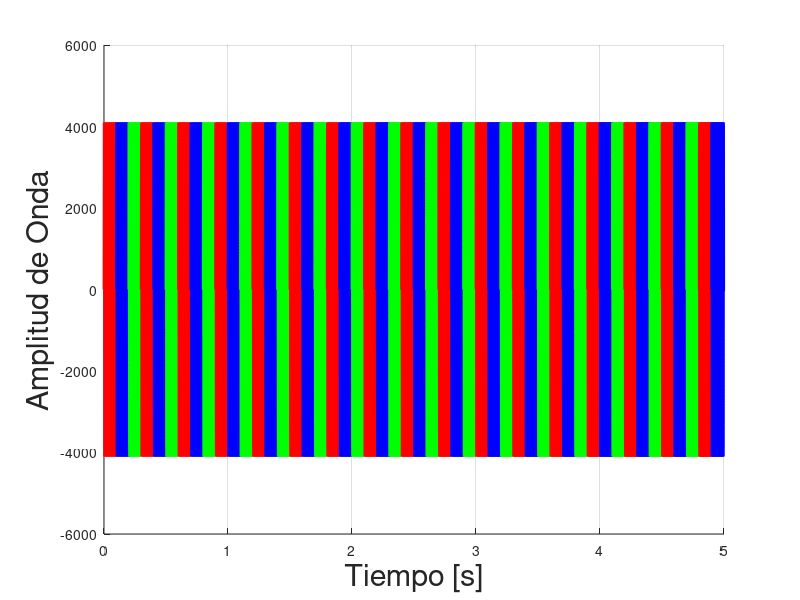

Here is the MATLAB script that generated this plot:
clc
close all
clear

%% Desplazamiento
Desplazamiento = [0, -13, -26, -39, -52, -65, -78, -91, -104, -117, 0, -12, -25, -38, -51, -63, -76, -89, -101, -113, 0, -12, -25, -37, -49, -62, -74, -86, -98, -110, 0, -12, -24, -36, -48, -60, -72, -84, -95, -106, 0, -11, -23, -35, -47, -58, -70, -81, -93, -104, 0];

%% Cuentas
figure(1)
set(figure(1),'defaultAxesColorOrder',[[0 0 0];[0 0 0]])
t1 = 0:1:4410;
y1 = 4096 * sin(2.0 * pi *120* t1 / 44100);
t2 = 0:1:4410-36;
y2 = 4096 * sin(2.0 * pi *121* t2 / 44100);
t3 = 0:1:4410-70;
y3 = 4096 * sin(2.0 * pi *122* t3 / 44100);
t4 = 0:1:4410-105;
y4 = 4096 * sin(2.0 * pi *123* t4 / 44100);
t5 = 0:1:4410-140;
y5 = 4096 * sin(2.0 * pi *124* t5 / 44100);
t6 = 0:1:4410-175;
y6 = 4096 * sin(2.0 * pi *125* t6 / 44100);
t7 = 0:1:4410-205;
y7 = 4096 * sin(2.0 * pi *126* t7 / 44100);
t8 = 0:1:4410-240;
y8 = 4096 * sin(2.0 * pi *127* t8 / 44100);
t9 = 0:1:4410-275;
y9 = 4096 * sin(2.0 * pi *128* t9 / 44100);
t10 = 0:1:4410-305;
y10 = 4096 * sin(2.0 * pi *129* t10 / 44100);
t11 = 0:1:4410-0;
y11 = 4096 * sin(2.0 * pi *130* t11 / 44100);
t12 = 0:1:4410-32;
y12 = 4096 * sin(2.0 * pi *131* t12 / 44100);
t13 = 0:1:4410-63;
y13 = 4096 * sin(2.0 * pi *132* t13 / 44100);
t14 = 0:1:4410-96;
y14 = 4096 * sin(2.0 * pi *133* t14 / 44100);
t15 = 0:1:4410-130;
y15 = 4096 * sin(2.0 * pi *134* t15 / 44100);
t16 = 0:1:4410-150;
y16 = 4096 * sin(2.0 * pi *135* t16 / 44100);
t17 = 0:1:4410-180;
y17 = 4096 * sin(2.0 * pi *136* t17 / 44100);
t18 = 0:1:4410-210;
y18 = 4096 * sin(2.0 * pi *137* t18 / 44100);
t19 = 0:1:4410-240;
y19 = 4096 * sin(2.0 * pi *138* t19 / 44100);
t20 = 0:1:4410-270;
y20 = 4096 * sin(2.0 * pi *139* t20 / 44100);
t21 = 0:1:4410;
y21 = 4096 * sin(2.0 * pi *140* t21 / 44100);
t22 = 0:1:4410-12;
y22 = 4096 * sin(2.0 * pi *141* t22 / 44100);
t23 = 0:1:4410-25;
y23 = 4096 * sin(2.0 * pi *142* t23 / 44100);
t24 = 0:1:4410-37;
y24 = 4096 * sin(2.0 * pi *143* t24 / 44100);
t25 = 0:1:4410-49;
y25 = 4096 * sin(2.0 * pi *144* t25 / 44100);
t26 = 0:1:4410-62;
y26 = 4096 * sin(2.0 * pi *145* t26 / 44100);
t27 = 0:1:4410-74;
y27 = 4096 * sin(2.0 * pi *146* t27 / 44100);
t28 = 0:1:4410-86;
y28 = 4096 * sin(2.0 * pi *147* t28 / 44100);
t29 = 0:1:4410-98;
y29 = 4096 * sin(2.0 * pi *148* t29 / 44100);
t30 = 0:1:4410-110;
y30 = 4096 * sin(2.0 * pi *149* t30 / 44100);
t31 = 0:1:4410;
y31 = 4096 * sin(2.0 * pi *150* t31 / 44100);
t32 = 0:1:4410-12;
y32 = 4096 * sin(2.0 * pi *151* t32 / 44100);
t33 = 0:1:4410-24;
y33 = 4096 * sin(2.0 * pi *152* t33 / 44100);
t34 = 0:1:4410-36;
y34 = 4096 * sin(2.0 * pi *153* t34 / 44100);
t35 = 0:1:4410-48;
y35 = 4096 * sin(2.0 * pi *154* t35 / 44100);
t36 = 0:1:4410-60;
y36 = 4096 * sin(2.0 * pi *155* t36 / 44100);
t37 = 0:1:4410-72;
y37 = 4096 * sin(2.0 * pi *156* t37 / 44100);
t38 = 0:1:4410-84;
y38 = 4096 * sin(2.0 * pi *157* t38 / 44100);
t39 = 0:1:4410-95;
y39 = 4096 * sin(2.0 * pi *158* t39 / 44100);
t40 = 0:1:4410-106;
y40 = 4096 * sin(2.0 * pi *159* t40 / 44100);
t41 = 0:1:4410;
y41 = 4096 * sin(2.0 * pi *160* t41 / 44100);
t42 = 0:1:4410-11;
y42 = 4096 * sin(2.0 * pi *161* t42 / 44100);
t43 = 0:1:4410-23;
y43 = 4096 * sin(2.0 * pi *162* t43 / 44100);
t44 = 0:1:4410-35;
y44 = 4096 * sin(2.0 * pi *163* t44 / 44100);
t45 = 0:1:4410-47;
y45 = 4096 * sin(2.0 * pi *164* t45 / 44100);
t46 = 0:1:4410-58;
y46 = 4096 * sin(2.0 * pi *165* t46 / 44100);
t47 = 0:1:4410-70;
y47 = 4096 * sin(2.0 * pi *166* t47 / 44100);
t48 = 0:1:4410-81;
y48 = 4096 * sin(2.0 * pi *167* t48 / 44100);
t49 = 0:1:4410-93;
y49 = 4096 * sin(2.0 * pi *168* t49 / 44100);
t50 = 0:1:4410-104;
y50 = 4096 * sin(2.0 * pi *169* t50 / 44100);
hold on
plot(t1/44100+0.0,y1,'LineStyle','-','LineWidth',2,'Color','r')
plot(t2/44100+0.1,y2,'LineStyle','-','LineWidth',2,'Color','b')
plot(t3/44100+0.2,y3,'LineStyle','-','LineWidth',2,'Color','g')
plot(t4/44100+0.3,y4,'LineStyle','-','LineWidth',2,'Color','r')
plot(t5/44100+0.4,y5,'LineStyle','-','LineWidth',2,'Color','b')
plot(t6/44100+0.5,y6,'LineStyle','-','LineWidth',2,'Color','g')
plot(t7/44100+0.6,y7,'LineStyle','-','LineWidth',2,'Color','r')
plot(t8/44100+0.7,y8,'LineStyle','-','LineWidth',2,'Color','b')
plot(t9/44100+0.8,y9,'LineStyle','-','LineWidth',2,'Color','g')
plot(t10/44100+0.9,y10,'LineStyle','-','LineWidth',2,'Color','r')
plot(t11/44100+1.0,y11,'LineStyle','-','LineWidth',2,'Color','b')
plot(t12/44100+1.1,y12,'LineStyle','-','LineWidth',2,'Color','g')
plot(t13/44100+1.2,y13,'LineStyle','-','LineWidth',2,'Color','r')
plot(t14/44100+1.3,y14,'LineStyle','-','LineWidth',2,'Color','b')
plot(t15/44100+1.4,y15,'LineStyle','-','LineWidth',2,'Color','g')
plot(t16/44100+1.5,y16,'LineStyle','-','LineWidth',2,'Color','r')
plot(t17/44100+1.6,y17,'LineStyle','-','LineWidth',2,'Color','b')
plot(t18/44100+1.7,y18,'LineStyle','-','LineWidth',2,'Color','g')
plot(t19/44100+1.8,y19,'LineStyle','-','LineWidth',2,'Color','r')
plot(t20/44100+1.9,y20,'LineStyle','-','LineWidth',2,'Color','b')
plot(t21/44100+2.0,y21,'LineStyle','-','LineWidth',2,'Color','g')
plot(t22/44100+2.1,y22,'LineStyle','-','LineWidth',2,'Color','r')
plot(t23/44100+2.2,y23,'LineStyle','-','LineWidth',2,'Color','b')
plot(t24/44100+2.3,y24,'LineStyle','-','LineWidth',2,'Color','g')
plot(t25/44100+2.4,y25,'LineStyle','-','LineWidth',2,'Color','r')
plot(t26/44100+2.5,y26,'LineStyle','-','LineWidth',2,'Color','b')
plot(t27/44100+2.6,y27,'LineStyle','-','LineWidth',2,'Color','g')
plot(t28/44100+2.7,y28,'LineStyle','-','LineWidth',2,'Color','r')
plot(t29/44100+2.8,y29,'LineStyle','-','LineWidth',2,'Color','b')
plot(t30/44100+2.9,y30,'LineStyle','-','LineWidth',2,'Color','g')
plot(t31/44100+3.0,y31,'LineStyle','-','LineWidth',2,'Color','r')
plot(t32/44100+3.1,y32,'LineStyle','-','LineWidth',2,'Color','b')
plot(t33/44100+3.2,y33,'LineStyle','-','LineWidth',2,'Color','g')
plot(t34/44100+3.3,y34,'LineStyle','-','LineWidth',2,'Color','r')
plot(t35/44100+3.4,y35,'LineStyle','-','LineWidth',2,'Color','b')
plot(t36/44100+3.5,y36,'LineStyle','-','LineWidth',2,'Color','g')
plot(t37/44100+3.6,y37,'LineStyle','-','LineWidth',2,'Color','r')
plot(t38/44100+3.7,y38,'LineStyle','-','LineWidth',2,'Color','b')
plot(t39/44100+3.8,y39,'LineStyle','-','LineWidth',2,'Color','g')
plot(t40/44100+3.9,y40,'LineStyle','-','LineWidth',2,'Color','r')
plot(t41/44100+4.0,y41,'LineStyle','-','LineWidth',2,'Color','b')
plot(t42/44100+4.1,y42,'LineStyle','-','LineWidth',2,'Color','g')
plot(t43/44100+4.2,y43,'LineStyle','-','LineWidth',2,'Color','r')
plot(t44/44100+4.3,y44,'LineStyle','-','LineWidth',2,'Color','b')
plot(t45/44100+4.4,y45,'LineStyle','-','LineWidth',2,'Color','g')
plot(t46/44100+4.5,y46,'LineStyle','-','LineWidth',2,'Color','r')
plot(t47/44100+4.6,y47,'LineStyle','-','LineWidth',2,'Color','b')
plot(t48/44100+4.7,y48,'LineStyle','-','LineWidth',2,'Color','g')
plot(t49/44100+4.8,y49,'LineStyle','-','LineWidth',2,'Color','r')
plot(t50/44100+4.9,y50,'LineStyle','-','LineWidth',2,'Color','b')
hold off
grid on
xlim([0 5])
ylabel('Amplitud de Onda','FontSize', 22)
xlabel('Tiempo [s]','FontSize', 22)
